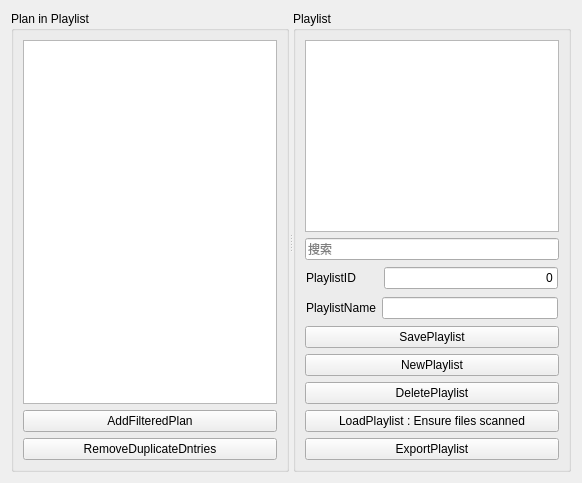
           <widget class="QWidget" name="tab_7">
            <attribute name="title">
             <string>Playlist</string>
            </attribute>
            <layout class="QHBoxLayout" name="horizontalLayout_16">
             <item>
              <widget class="QSplitter" name="splitter_4">
               <property name="orientation">
                <enum>Qt::Horizontal</enum>
               </property>
               <widget class="QGroupBox" name="groupBox">
                <property name="title">
                 <string>Plan in Playlist</string>
                </property>
                <layout class="QVBoxLayout" name="verticalLayout_17">
                 <item>
                  <widget class="QListWidget" name="pp_performance_plan_in_playlist">
                   <property name="contextMenuPolicy">
                    <enum>Qt::DefaultContextMenu</enum>
                   </property>
                   <property name="dragEnabled">
                    <bool>true</bool>
                   </property>
                   <property name="dragDropMode">
                    <enum>QAbstractItemView::InternalMove</enum>
                   </property>
                   <property name="defaultDropAction">
                    <enum>Qt::MoveAction</enum>
                   </property>
                   <property name="selectionMode">
                    <enum>QAbstractItemView::ExtendedSelection</enum>
                   </property>
                  </widget>
                 </item>
                 <item>
                  <widget class="QPushButton" name="pp_add_filtered_plan">
                   <property name="text">
                    <string>AddFilteredPlan</string>
                   </property>
                  </widget>
                 </item>
                 <item>
                  <widget class="QPushButton" name="pp_remove_duplicate_entries">
                   <property name="text">
                    <string>RemoveDuplicateDntries</string>
                   </property>
                  </widget>
                 </item>
                </layout>
               </widget>
               <widget class="QGroupBox" name="groupBox_4">
                <property name="title">
                 <string>Playlist</string>
                </property>
                <layout class="QVBoxLayout" name="verticalLayout_15">
                 <item>
                  <widget class="QListView" name="pp_playlist">
                   <property name="contextMenuPolicy">
                    <enum>Qt::DefaultContextMenu</enum>
                   </property>
                   <property name="selectionMode">
                    <enum>QAbstractItemView::ExtendedSelection</enum>
                   </property>
                  </widget>
                 </item>
                 <item>
                  <widget class="QLineEdit" name="pp_playlist_search">
                   <property name="placeholderText">
                    <string>搜索</string>
                   </property>
                  </widget>
                 </item>
                 <item>
                  <widget class="QWidget" name="widget_17" native="true">
                   <layout class="QHBoxLayout" name="horizontalLayout_23">
                    <property name="spacing">
                     <number>28</number>
                    </property>
                    <property name="leftMargin">
                     <number>1</number>
                    </property>
                    <property name="topMargin">
                     <number>1</number>
                    </property>
                    <property name="rightMargin">
                     <number>1</number>
                    </property>
                    <property name="bottomMargin">
                     <number>1</number>
                    </property>
                    <item>
                     <widget class="QLabel" name="label_6">
                      <property name="text">
                       <string>PlaylistID</string>
                      </property>
                     </widget>
                    </item>
                    <item>
                     <widget class="QLineEdit" name="pp_playlist_id">
                      <property name="text">
                       <string>0</string>
                      </property>
                      <property name="alignment">
                       <set>Qt::AlignRight|Qt::AlignTrailing|Qt::AlignVCenter</set>
                      </property>
                      <property name="readOnly">
                       <bool>true</bool>
                      </property>
                     </widget>
                    </item>
                   </layout>
                  </widget>
                 </item>
                 <item>
                  <widget class="QWidget" name="widget_15" native="true">
                   <layout class="QHBoxLayout" name="horizontalLayout_22">
                    <property name="leftMargin">
                     <number>1</number>
                    </property>
                    <property name="topMargin">
                     <number>1</number>
                    </property>
                    <property name="rightMargin">
                     <number>1</number>
                    </property>
                    <property name="bottomMargin">
                     <number>1</number>
                    </property>
                    <item>
                     <widget class="QLabel" name="label_2">
                      <property name="text">
                       <string>PlaylistName</string>
                      </property>
                     </widget>
                    </item>
                    <item>
                     <widget class="QLineEdit" name="pp_playlist_name">
                      <property name="alignment">
                       <set>Qt::AlignRight|Qt::AlignTrailing|Qt::AlignVCenter</set>
                      </property>
                     </widget>
                    </item>
                   </layout>
                  </widget>
                 </item>
                 <item>
                  <widget class="QPushButton" name="pp_save_playlist">
                   <property name="text">
                    <string>SavePlaylist</string>
                   </property>
                  </widget>
                 </item>
                 <item>
                  <widget class="QPushButton" name="pp_new_playlist">
                   <property name="text">
                    <string>NewPlaylist</string>
                   </property>
                  </widget>
                 </item>
                 <item>
                  <widget class="QPushButton" name="pp_delete_playlist">
                   <property name="text">
                    <string>DeletePlaylist</string>
                   </property>
                  </widget>
                 </item>
                 <item>
                  <widget class="QPushButton" name="pp_load_playlist">
                   <property name="text">
                    <string>LoadPlaylist : Ensure files scanned</string>
                   </property>
                  </widget>
                 </item>
                 <item>
                  <widget class="QPushButton" name="pp_export_playlist">
                   <property name="text">
                    <string>ExportPlaylist</string>
                   </property>
                  </widget>
                 </item>
                </layout>
               </widget>
              </widget>
             </item>
            </layout>
           </widget>
